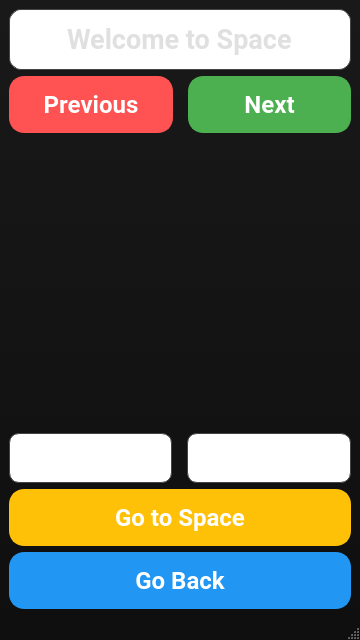
<?xml version="1.0" encoding="UTF-8"?>
<ui version="4.0">
 <class>ZooSpace</class>
 <widget class="QMainWindow" name="ZooSpace">
  <property name="geometry">
   <rect>
    <x>0</x>
    <y>0</y>
    <width>360</width>
    <height>640</height>
   </rect>
  </property>
  <property name="minimumSize">
   <size>
    <width>360</width>
    <height>640</height>
   </size>
  </property>
  <property name="windowTitle">
   <string>Zoo Space</string>
  </property>
  <property name="styleSheet">
   <string notr="true">#ZooSpace {
background: qlineargradient(spread:pad, x1:0, y1:0, x2:0, y2:1, stop:0 rgba(25, 25, 25, 255), stop:1 rgba(15, 15, 15, 255));
}
</string>
  </property>
  <widget class="QWidget" name="centralwidget">
   <layout class="QVBoxLayout" name="mainLayout">
    <item>
     <widget class="QLineEdit" name="EnterTitle">
      <property name="font">
       <font>
        <family>Roboto</family>
        <pointsize>20</pointsize>
        <bold>true</bold>
       </font>
      </property>
      <property name="styleSheet">
       <string notr="true">QLineEdit {
background: qlineargradient(x1: 0, y1: 0, x2: 0, y2: 1,
                            stop: 0 rgba(50, 50, 50, 255),
                            stop: 1 rgba(30, 30, 30, 255));
color: #E0E0E0;
border-radius: 12px;
border: 1px solid #444;
padding: 12px;
font-weight: bold;
}
</string>
      </property>
      <property name="text">
       <string>Welcome to Space</string>
      </property>
      <property name="alignment">
       <set>Qt::AlignmentFlag::AlignCenter</set>
      </property>
      <property name="dragEnabled">
       <bool>false</bool>
      </property>
      <property name="readOnly">
       <bool>true</bool>
      </property>
     </widget>
    </item>
    <item>
     <layout class="QVBoxLayout" name="backButtonLayout">
      <property name="spacing">
       <number>15</number>
      </property>
      <item>
       <layout class="QHBoxLayout" name="buttonLayout">
        <property name="spacing">
         <number>15</number>
        </property>
        <item>
         <widget class="QPushButton" name="Previous">
          <property name="font">
           <font>
            <family>Roboto</family>
            <pointsize>18</pointsize>
            <bold>true</bold>
           </font>
          </property>
          <property name="styleSheet">
           <string notr="true">QPushButton {
background-color: #FF5252;  /* Light red */
color: #ffffff;
border-radius: 15px;
border: 2px solid #FF5252;
padding: 12px;
font-weight: bold;
box-shadow: 0 4px 8px rgba(0, 0, 0, 0.2), 0 0 5px rgba(255, 255, 255, 0.2); /* Shadow with border glow */
transition: background-color 0.3s, transform 0.3s, box-shadow 0.3s;
}

QPushButton:hover {
background-color: #E04040;  /* Darker red on hover */
transform: scale(1.05);
box-shadow: 0 6px 12px rgba(0, 0, 0, 0.3), 0 0 7px rgba(255, 255, 255, 0.3); /* Enhanced shadow and glow on hover */
}

QPushButton:pressed {
background-color: #C62828;  /* Even darker red on press */
transform: scale(0.95);
box-shadow: 0 2px 4px rgba(0, 0, 0, 0.2), 0 0 3px rgba(255, 255, 255, 0.2); /* Reduced shadow on press */
}
</string>
          </property>
          <property name="text">
           <string>Previous</string>
          </property>
         </widget>
        </item>
        <item>
         <widget class="QPushButton" name="Next">
          <property name="font">
           <font>
            <family>Roboto</family>
            <pointsize>18</pointsize>
            <bold>true</bold>
           </font>
          </property>
          <property name="styleSheet">
           <string notr="true">QPushButton {
background-color: #4CAF50;  /* Green */
color: #ffffff;
border-radius: 15px;
border: 2px solid #4CAF50;
padding: 12px;
font-weight: bold;
box-shadow: 0 4px 8px rgba(0, 0, 0, 0.2), 0 0 5px rgba(255, 255, 255, 0.2); /* Shadow with border glow */
transition: background-color 0.3s, transform 0.3s, box-shadow 0.3s;
}

QPushButton:hover {
background-color: #388E3C;  /* Darker green on hover */
transform: scale(1.05);
box-shadow: 0 6px 12px rgba(0, 0, 0, 0.3), 0 0 7px rgba(255, 255, 255, 0.3); /* Enhanced shadow and glow on hover */
}

QPushButton:pressed {
background-color: #2C6B2F;  /* Even darker green on press */
transform: scale(0.95);
box-shadow: 0 2px 4px rgba(0, 0, 0, 0.2), 0 0 3px rgba(255, 255, 255, 0.2); /* Reduced shadow on press */
}
</string>
          </property>
          <property name="text">
           <string>Next</string>
          </property>
         </widget>
        </item>
       </layout>
      </item>
     </layout>
    </item>
    <item>
     <widget class="QLabel" name="Icon">
      <property name="text">
       <string/>
      </property>
     </widget>
    </item>
    <item>
     <layout class="QHBoxLayout" name="nameSpaceLayout">
      <property name="spacing">
       <number>15</number>
      </property>
      <item>
       <widget class="QLineEdit" name="Name">
        <property name="font">
         <font>
          <family>Roboto</family>
          <pointsize>16</pointsize>
          <bold>true</bold>
         </font>
        </property>
        <property name="styleSheet">
         <string notr="true">QLineEdit {
background: qlineargradient(x1: 0, y1: 0, x2: 0, y2: 1,
                            stop: 0 rgba(50, 50, 50, 255),
                            stop: 1 rgba(30, 30, 30, 255));
color: white;
border-radius: 10px;
border: 1px solid #444;
padding: 10px;
}
</string>
        </property>
        <property name="text">
         <string/>
        </property>
        <property name="alignment">
         <set>Qt::AlignmentFlag::AlignCenter</set>
        </property>
        <property name="readOnly">
         <bool>true</bool>
        </property>
       </widget>
      </item>
      <item>
       <widget class="QLineEdit" name="Space">
        <property name="font">
         <font>
          <family>Roboto</family>
          <pointsize>16</pointsize>
          <bold>true</bold>
         </font>
        </property>
        <property name="styleSheet">
         <string notr="true">QLineEdit {
background: qlineargradient(x1: 0, y1: 0, x2: 0, y2: 1,
                            stop: 0 rgba(50, 50, 50, 255),
                            stop: 1 rgba(30, 30, 30, 255));
color: white;
border-radius: 10px;
border: 1px solid #444;
padding: 10px;
}
</string>
        </property>
        <property name="text">
         <string/>
        </property>
        <property name="alignment">
         <set>Qt::AlignmentFlag::AlignCenter</set>
        </property>
        <property name="readOnly">
         <bool>true</bool>
        </property>
       </widget>
      </item>
     </layout>
    </item>
    <item>
     <widget class="QPushButton" name="GoTo">
      <property name="font">
       <font>
        <family>Roboto</family>
        <pointsize>18</pointsize>
        <bold>true</bold>
       </font>
      </property>
      <property name="styleSheet">
       <string notr="true">QPushButton {
background-color: #FFC107;  /* Amber */
color: #ffffff;
border-radius: 15px;
border: 2px solid #FFC107;
padding: 12px;
font-weight: bold;
box-shadow: 0 4px 8px rgba(0, 0, 0, 0.2), 0 0 5px rgba(255, 255, 255, 0.2); /* Shadow with border glow */
transition: background-color 0.3s, transform 0.3s, box-shadow 0.3s;
}

QPushButton:hover {
background-color: #FFA000;  /* Darker amber on hover */
transform: scale(1.05);
box-shadow: 0 6px 12px rgba(0, 0, 0, 0.3), 0 0 7px rgba(255, 255, 255, 0.3); /* Enhanced shadow and glow on hover */
}

QPushButton:pressed {
background-color: #FF8F00;  /* Even darker amber on press */
transform: scale(0.95);
box-shadow: 0 2px 4px rgba(0, 0, 0, 0.2), 0 0 3px rgba(255, 255, 255, 0.2); /* Reduced shadow on press */
}
</string>
      </property>
      <property name="text">
       <string>Go to Space</string>
      </property>
     </widget>
    </item>
    <item>
     <widget class="QPushButton" name="GoBack">
      <property name="font">
       <font>
        <family>Roboto</family>
        <pointsize>18</pointsize>
        <bold>true</bold>
       </font>
      </property>
      <property name="styleSheet">
       <string notr="true">QPushButton {
background-color: #2196F3;  /* Blue */
color: #ffffff;
border-radius: 15px;
border: 2px solid #2196F3;
padding: 12px;
font-weight: bold;
box-shadow: 0 4px 8px rgba(0, 0, 0, 0.2), 0 0 5px rgba(255, 255, 255, 0.2); /* Shadow with border glow */
transition: background-color 0.3s, transform 0.3s, box-shadow 0.3s;
}

QPushButton:hover {
background-color: #1976D2;  /* Darker blue on hover */
transform: scale(1.05);
box-shadow: 0 6px 12px rgba(0, 0, 0, 0.3), 0 0 7px rgba(255, 255, 255, 0.3); /* Enhanced shadow and glow on hover */
}

QPushButton:pressed {
background-color: #1565C0;  /* Even darker blue on press */
transform: scale(0.95);
box-shadow: 0 2px 4px rgba(0, 0, 0, 0.2), 0 0 3px rgba(255, 255, 255, 0.2); /* Reduced shadow on press */
}
</string>
      </property>
      <property name="text">
       <string>Go Back</string>
      </property>
     </widget>
    </item>
   </layout>
  </widget>
  <widget class="QMenuBar" name="menubar">
   <property name="geometry">
    <rect>
     <x>0</x>
     <y>0</y>
     <width>360</width>
     <height>37</height>
    </rect>
   </property>
   <property name="styleSheet">
    <string notr="true">QMenuBar {
background: #333;
color: #ffffff;
border-bottom: 1px solid #444;
}

QMenuBar::item {
padding: 10px;
}

QMenuBar::item:selected {
background: #444;
}
</string>
   </property>
  </widget>
  <widget class="QStatusBar" name="statusbar"/>
 </widget>
 <resources/>
 <connections/>
</ui>
